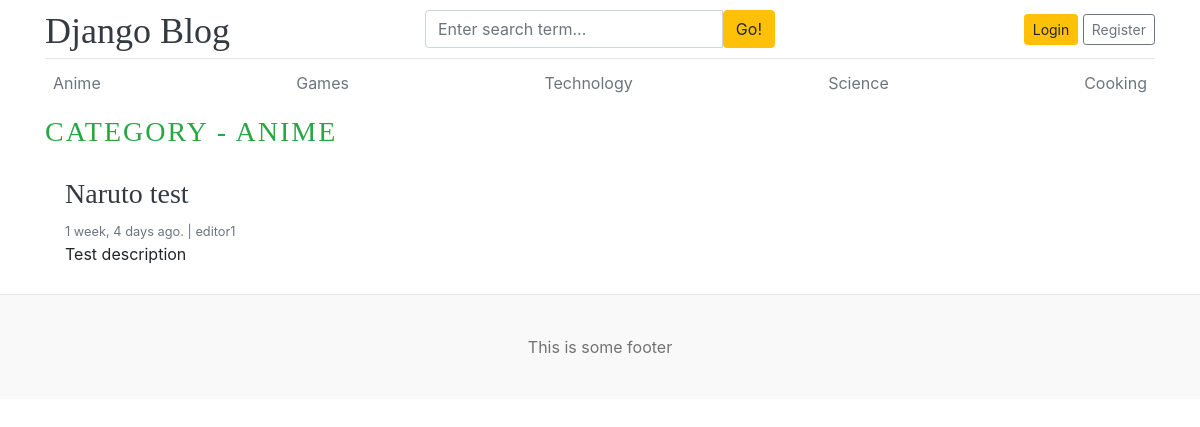
/category/6/, run on the app's committed database.
### blogs/models.py (models this page shows, shortened)
class Category(models.Model):
    category_name = models.CharField(max_length=50, unique=True)
    created_at = models.DateTimeField(auto_now_add=True)
    updated_at = models.DateTimeField(auto_now=True)
    def __str__(self) -> str:
        return self.category_name
    class Meta:
        verbose_name_plural = 'categories'

class Blog(models.Model):
    title = models.CharField(max_length=100)
    slug = models.SlugField(max_length=150, unique=True, blank=True)
    category = models.ForeignKey(Category, on_delete=models.CASCADE)
    author = models.ForeignKey(User, on_delete=models.CASCADE)
    featured_image = models.ImageField(upload_to='uploads/%Y/%m/%d')
    short_description = models.TextField(max_length=500)
    blog_body = models.TextField(max_length=2000)
    status = models.CharField(max_length=20, choices=STATATUS_CHOICES, default="Draft")
    is_featured = models.BooleanField(default=False)
    created_at = models.DateTimeField(auto_now_add=True)
    updated_at = models.DateTimeField(auto_now=True)

### blogs/views.py (the view)
# urls.py: path('<int:category_id>/', views.posts_by_category, name='posts_by_category'),
def posts_by_category(request, category_id):
    posts = Blog.objects.filter(status = 'Published', category = category_id)
    category = get_object_or_404(Category, pk=category_id)
    context = {
        'posts': posts,
        'category':category
    }
    return render(request, 'posts_category.html', context=context)

### blogs/context_processors.py (called while the page is built)
def get_categories(request):
    categories = Category.objects.all().order_by('created_at')
    return dict(categories = categories)

def get_socialmedia_links(request):
    social_media_links = SocialMedia.objects.all()
    return dict(social_media_links = social_media_links)

### templates/posts_category.html
{% extends 'base.html' %}
{% block content %}
<h3 class="text-uppercase text-success" style="letter-spacing: 2px">
  Category - {{ category }}
</h3>
<div class="row mb-2">
  {% if posts %}
      {% for post in posts %}
          <div class="col-md-6">
              <div class="card border-0">
                  <div class="card-body">
                  <h3> <a href=" {% url 'single_blog' post.slug %} " class="text-dark">{{post.title}}</a></h3>
                  <small class="mb-1 text-muted"
                      >{{post.created_at | timesince }} ago. | {{post.author}}</small
                  >
                  <p class="card-text">
                      {{post.short_description | truncatewords:20 }}
                  </p>
                  </div>
              </div>
          </div>
      {% endfor %}
  {% else %}
      <h3>No posts found for this category yet.</h3>
  {% endif %}
</div>
</div>
{% endblock %}

### templates/base.html (shortened to what this page needs)
{% load static %}
<!DOCTYPE html>
<html lang="en">
<head>
    <link href="https://getbootstrap.com/docs/4.0/dist/css/bootstrap.min.css" rel="stylesheet">
    <link href="{% static 'css/blog.css' %}" rel="stylesheet">
    <link rel="stylesheet" href="https://cdnjs.cloudflare.com/ajax/libs/font-awesome/4.7.0/css/font-awesome.min.css">
  </head>
<body>
    <div class="container">
      <header class="blog-header p  y-3">
        <div class="row flex-nowrap justify-content-between align-items-center">
          <div class="col-4 pt-1">
            <a class="blog-header-logo text-dark" href="/">Django Blog</a>
          </div>
          <div class="col-4">
              <form action="{% url 'search' %}" method="GET">
                  <div class="input-group">
                    <input class="form-control" type="text" name="keyword" placeholder="Enter search term..." aria-label="Enter search term..." aria-describedby="button-search" />
                    <button class="btn btn-warning" id="button-search" type="submit">Go!</button>
                  </div>
              </form>
          </div>
          <div class="col-4 d-flex justify-content-end align-items-center">
            {% if not user.is_authenticated %}
              <a class="btn btn-sm btn-warning" href=" {% url 'login' %} ">Login</a> &nbsp;
              <a class="btn btn-sm btn-outline-secondary" href=" {% url 'register' %} ">Register</a>
            {% else %}
              <span> <a href="{% url 'dashboard' %}">Dashboard</a> </span>
              &emsp;
              <span><a href="{% url 'logout' %}">Log out</a></span>
            {% endif %}
          </div>
        </div>
      </header>
      <div class="nav-scroller py-1 mb-2">
        <nav class="nav d-flex justify-content-between">
          {% for category in categories %}
          <a class="p-2 text-muted" href="{% url 'posts_by_category' category.pk %}">{{category}}</a>
          {% endfor %}
        </nav>
    </div>
{% block content %}
{% endblock %}
    <footer class="blog-footer">
        This is some footer
    </footer>
</body>
</html>

### blog_main/static/css/blog.css (style rules this page uses)
.blog-header { border-bottom: 1px solid #e5e5e5; }
.blog-header-logo { font-family: "Playfair Display", Georgia, "Times New Roman", serif; font-size: 2.25rem; }
h1, h2, h3, h4, h5, h6 { font-family: "Playfair Display", Georgia, "Times New Roman", serif; }
.blog-footer { padding: 2.5rem 0; color: #727272; text-align: center; background-color: #f9f9f9; border-top: .05rem solid #e5e5e5; }

### data on the page
Category: category_name "Anime", category_name "ANIME"
Category: category_name "Games"
Category: category_name "Technology"
Category: category_name "Science"
Category: category_name "Cooking"
Blog: title "Naruto test", created_at "1 week, 4 days", author "editor1", short_description "Test description"
